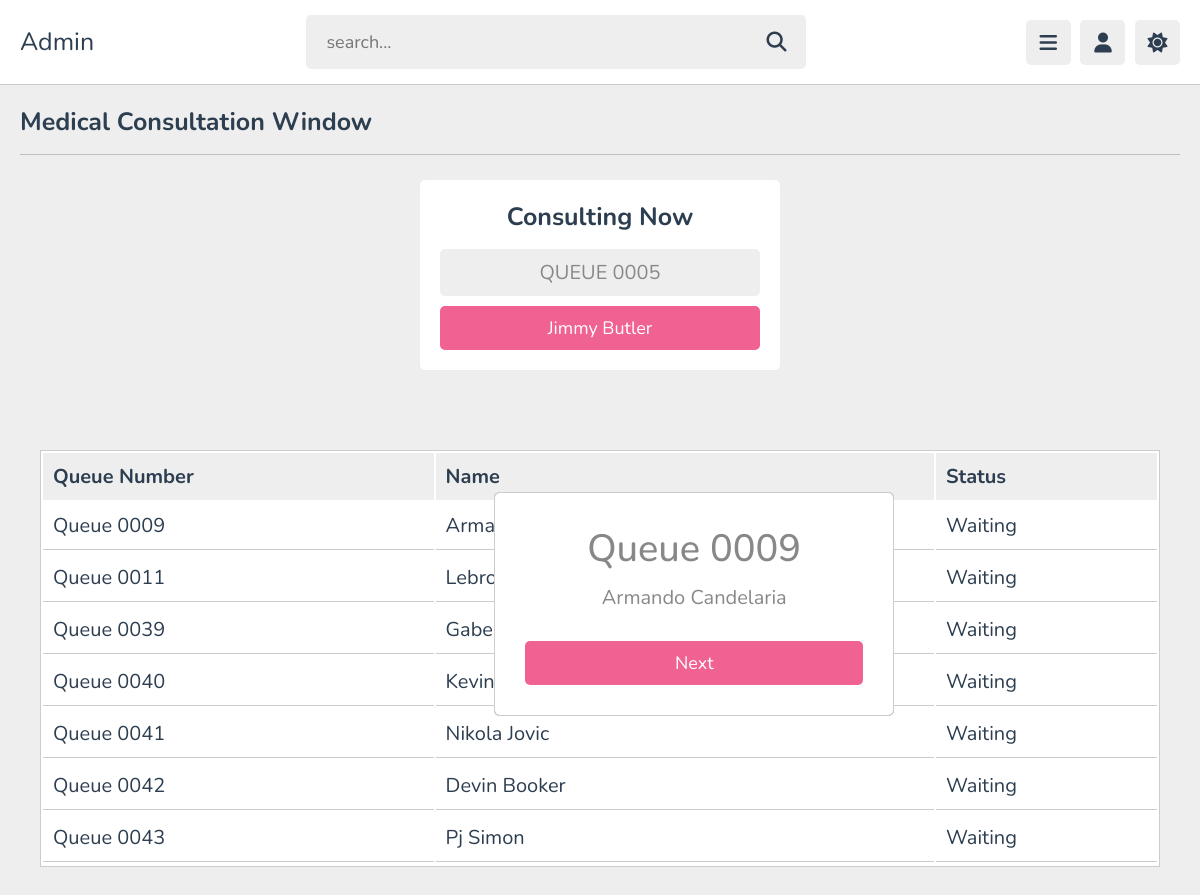
Page /modules_admin/admin_queueing_window_medical_next_one.php (signed in) on the committed database.
### tables this page shows
CREATE TABLE IF NOT EXISTS `queue_list` (
  `id` int NOT NULL AUTO_INCREMENT,
  `queue_id` varchar(255) NOT NULL,
  `qnumber` bigint NOT NULL,
  `name` varchar(255) NOT NULL,
  `type` enum('Medical','Dental') NOT NULL,
  `status` enum('Active','Waiting','Done','No Show') NOT NULL,
  PRIMARY KEY (`id`)
);

### modules_admin/admin_queueing_window_medical_next_one.php (the view, shortened to what this page needs)
<?php
    include '../components/connection.php';
?>
<!DOCTYPE html>
<html lang="en">
    <head>
        <link rel="stylesheet" href="https://cdnjs.cloudflare.com/ajax/libs/font-awesome/6.2.0/css/all.min.css">
        <link rel="stylesheet" href="../css/admin_queueing.css">
    </head>
    <body>
        <?php
            include '../components/header_admin.php';
        ?>
        <?php
            include '../components/queueing_live_medical.php';
        ?>
        <?php
            $select = mysqli_query($con, "SELECT id, queue_id, name, status FROM queue_list  WHERE status = 'Waiting' AND type = 'Medical' ORDER BY queue_id DESC");
            while($row = mysqli_fetch_assoc($select)){
        ?>
        <section class="dashboard">
            <div class="popup">
                <form action="<?php $_SERVER['PHP_SELF'] ?>" method="post" enctype="multipart/form-data">
                    <h2><?php echo $row["queue_id"]; ?></h2>
                    <p><?php echo $row['name']; ?></p>
                    <a href="admin_queueing_window_medical_next_two.php?edit=<?php echo $row['id']; ?>" type="submit" name="done" class="btn">Next</a>
                </form>
            </div>
        </section>
        <?php }; ?>
    </body>
</html>

### components/queueing_live_medical.php (shortened to what this page needs)
<section class="dashboard">
    <h1 class="heading">Medical Consultation Window</h1>
    <div class="box-container payat">
        <?php
            $select = mysqli_query($con, "SELECT * FROM queue_list  WHERE type ='medical' and status = 'active' ORDER BY qnumber ASC");
            if(mysqli_num_rows($select) == 1) {
                while($row = mysqli_fetch_assoc($select)) {
        ?>
        <div class="box">
            <h3>Consulting Now</h3>
            <p><?php echo $row['queue_id']; ?></p>
            <a href="admin_queueing_window_medical_done.php?edit=<?php echo $row['id']; ?>" type="submit" name="add_product" class="btn"><?php echo $row['name']; ?></a>
        </div>
        <?php
                }
            }
        ?>
    </div>
</section>
<section class="dashboard">
    <div class="container">
        <div class="product-display">
            <table class="product-display-table">
                <thead>
                    <tr>
                        <th>Queue Number</th>
                        <th>Name</th>
                        <th>Status</th>
                    </tr>
                </thead>
                <?php
                    $select_users = mysqli_query($con, "SELECT * FROM queue_list  WHERE status = 'Waiting' AND type = 'Medical' ORDER BY queue_id ASC");
                    if (mysqli_num_rows($select_users) > 0) {
                        while ($fetch_user = mysqli_fetch_assoc($select_users)) {
                ?>
                <tr>
                    <td>
                        <?php echo $fetch_user['queue_id']; ?>
                    </td>
                    <td>
                        <?php echo $fetch_user['name']; ?>
                    </td>
                    <td>
                       <?php echo $fetch_user['status']; ?>
                    </td>
                </tr>
                <tr>
                <?php
                        }
                    }
                    else {
                        echo '<td colspan="3" class="empty">No people on queue!</td>';
                    }
                ?>
                </tr>
            </table>
        </div>
    </div>
</section>

### css/admin_queueing.css (style rules this page uses)
:root { --main-color:#ef6292; --red:#e74c3c; --orange:#f39c12; --light-color:#888; --light-bg:#eee; --black:#2c3e50; --white:#fff; --border:.1rem solid rgba(0,0,0,.2); --filter01: invert(); --filter02: none; }
* { font-family: 'Nunito', sans-serif; margin:0; padding:0; box-sizing: border-box; outline: none; border:none; text-decoration: none; }
html { font-size: 62.5%; overflow-x: hidden; }
body { background-color: var(--light-bg); padding-left: 30rem; }
section { padding:2rem; margin: 0 auto; max-width: 1200px; }
.heading { font-size: 2.5rem; color:var(--black); margin-bottom: 2.5rem; border-bottom: var(--border); padding-bottom: 1.5rem; text-transform: capitalize; }
.inline-btn, .inline-option-btn, .inline-delete-btn, .btn, .delete-btn, .option-btn { border-radius: .5rem; color:#fff; font-size: 1.8rem; cursor: pointer; text-transform: capitalize; padding:1rem 3rem; text-align: center; margin-top: 1rem; }
.btn, .delete-btn, .option-btn { display: block; width: 100%; }
.btn, .inline-btn { background-color: var(--main-color); }
.dashboard .box-container { display: grid; grid-template-columns: repeat(auto-fit, minmax(30rem, 1fr)); align-items: flex-start; justify-content: center; gap: 1.5rem; }
.dashboard .payat { display: grid; grid-template-columns: repeat(auto-fit, minmax(15rem, 1fr)); padding-left: 40rem; padding-right: 40rem; }
.dashboard .box-container .box { padding: 2rem; border-radius: .5rem; background-color: var(--white); text-align: center; }
.dashboard .box-container .box h3 { margin-bottom: .5rem; font-size: 2.5rem; color: var(--black); margin-bottom: 1.5rem; }
.dashboard .box-container .box p { font-size: 2rem; color: var(--light-color); padding: 1rem 1.5rem; border-radius: .5rem; background-color: var(--light-bg); margin: 1rem 0; }
.container { max-width: 1200px; padding:2rem; margin:0 auto; }
.popup { width: 400px; background: var(--white); border-radius: 6px; position: absolute; top: 50%; left: 57.85%; transform: translate(-50%,-50%); text-align: center; padding: 0 30px 30px; color: var(--light-color); border: var(--border); }
.popup h2 { font-size: 38px; font-weight: 500; margin: 30px 0 10px; }
.popup p { font-size: 20px; padding-bottom: 2rem; }
.product-display { margin:2rem 0; border: var(--border); background: var(--white); }
.product-display .product-display-table { width: 100%; text-align: left; }
.product-display .product-display-table thead { background: var(--light-bg); color: var(--black); }
.product-display .product-display-table th { padding:1rem; font-size: 2rem; }
.product-display .product-display-table td { padding:1rem; font-size: 2rem; color: var(--black); border-bottom: var(--border); }
@media (max-width:1200px) { body { padding-left: 0; } }

### rows in the picture
queue_list: queue "QUEUE 0005", name "Jimmy Butler"
queue_list: queue "Queue 0009", name "Armando…", status "Waiting", name "Armando Candelaria"
queue_list: queue "Queue 0011", name "Lebron…", status "Waiting"
queue_list: queue "Queue 0039", name "Gabe…", status "Waiting"
queue_list: queue "Queue 0040", name "Kevin…", status "Waiting"
queue_list: queue "Queue 0041", name "Nikola Jovic", status "Waiting"
queue_list: queue "Queue 0042", name "Devin Booker", status "Waiting"
queue_list: queue "Queue 0043", name "Pj Simon", status "Waiting"
